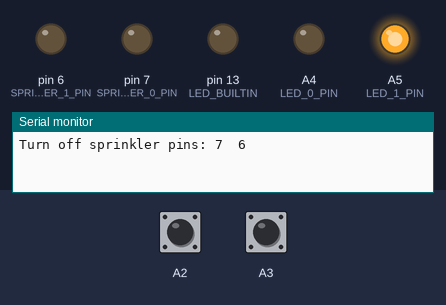
Simulated run of this sketch. Board: Arduino Uno, built with avr-gcc and run on an emulated ATmega328P. Parts: output pins drawn as LEDs (lit = HIGH), the last lines printed to the serial monitor. Inputs (shaded band) come from the test bench; at power-on: A2 HIGH, A3 HIGH.

Above: at 1.2 s.
1.3 s: A2 pulled LOW for 1 s
At 3.0 s:
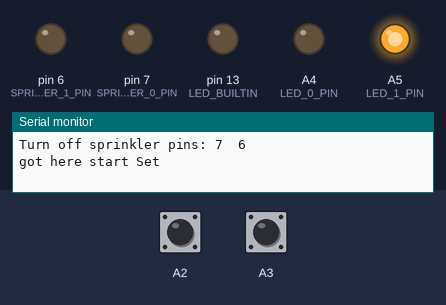
3.8 s: A3 pulled LOW for 1 s
At 4.5 s:
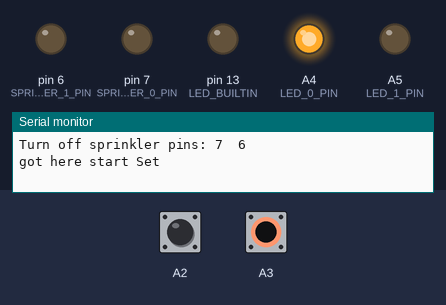
6.3 s: A2 pulled LOW for 0.15 s
At 7.6 s:
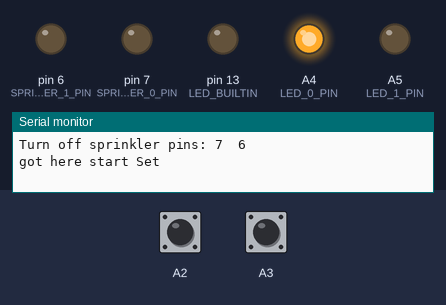
7.9 s: A3 pulled LOW for 0.15 s
At 8.8 s:
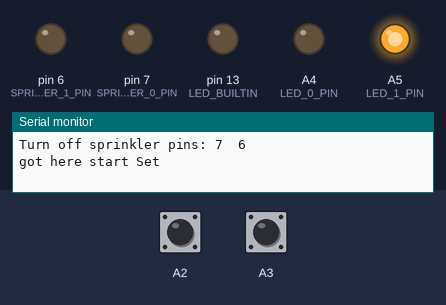
9.5 s: A3 pulled LOW for 3.2 s
At 22.6 s:
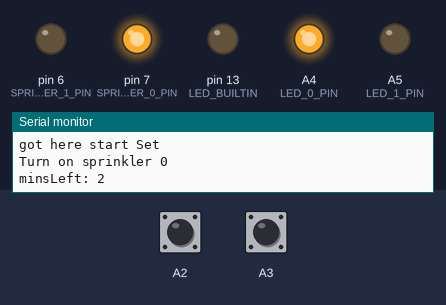
Timing chart, 0 to 23.6 s (numbered marks = the images above; inputs shaded):
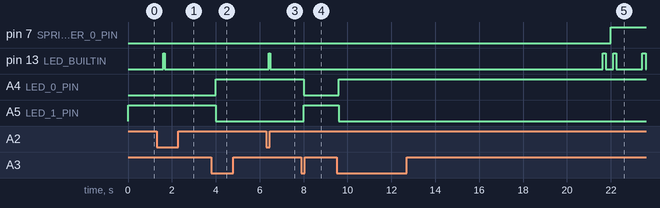

Measured:
- after the input at 1.3 s, pin 13 (LED_BUILTIN): LOW → HIGH after 0.30 s, → LOW 0.08 s later
- after the input at 3.8 s, A4 (LED_0_PIN): LOW → HIGH after 0.20 s; A5 (LED_1_PIN): HIGH → LOW after 0.20 s
- after the input at 6.3 s, pin 13 (LED_BUILTIN): LOW → HIGH after 0.10 s, → LOW 0.08 s later
- after the input at 7.9 s, A4 (LED_0_PIN): HIGH → LOW after 0.10 s; A5 (LED_1_PIN): LOW → HIGH after 0.10 s
- after the input at 9.5 s, pin 6 (SPRINKLER_1_PIN): stays LOW (without the input it goes to HIGH after 12.5 s); pin 7 (SPRINKLER_0_PIN): LOW → HIGH after 12.5 s; A4 (LED_0_PIN): LOW → HIGH after 0.10 s; A5 (LED_1_PIN): HIGH → LOW after 0.10 s

The sketch:

sprinkler_0.ino
```cpp
/*

*/

#include <arduino-timer.h>

#define LED_0_PIN A4
#define LED_1_PIN A5

#define SPRINKLER_0_PIN 7
#define SPRINKLER_1_PIN 6

#define SEL_SPRNKLR_BTN A3
#define ADD_TIME_BTN    A2

#define SET_PERIOD 20000         // Allow 20 sec for setting runtime

// 25ms Ticks of LED state
#define TICKS_MIN_H 6
#define TICKS_MIN_L 12
#define TICKS_PAUSE 36

/*
  ProgState
    - Hold program states shared by other objects.
    - One instance created and passed by pointer.
    - Implements one state transition (maybe more should be moved here).
*/
class ProgState {
  public:

    ProgState() { setup(); }

    int minsLeft;
    bool setState;
    bool runState;
    unsigned long runMillis;

    void setup() {
      minsLeft = 0;
      setState = false;
      runState = false;
      runMillis = 0;
    }

    void reset() { setup(); }

    // Blinker control will execute this at start of it's cycle
    void detect_runState() {
      if (setState && !runState && millis()>runMillis) {
        setState = false;
        runState = true;
      }
    }
};

/*
  BlinkCtrl
    - setup() code for initializing blink LED and sprinkler control pins.
    - Flashes blink LED on set minute button pushes.
    - Flashes blink LED with number of minutes left when running.
    - Turns off sprinklers on a reset and when run time expires.
*/
class BlinkCtrl {

  public:

    BlinkCtrl(uint8_t L, uint8_t S0, uint8_t S1) {
      num_mins_ticks = TICKS_MIN_H + TICKS_MIN_L;
      led = L;
      spr_0 = S0;
      spr_1 = S1;
    }

    void setup(ProgState *p) {
      ps = p;
      reset();
      pinMode(led, OUTPUT);
      digitalWrite(led, LOW);
      pinMode(spr_0, OUTPUT);
      digitalWrite(spr_0, LOW);
      pinMode(spr_1, OUTPUT);
      digitalWrite(spr_1, LOW);
    }

    void serialPrint() {
      Serial.print("Turn off sprinkler pins: ");
      Serial.print(spr_0);
      Serial.print("  ");
      Serial.println(spr_1);
    }

    void reset() {   // reset public and private vars
      serialPrint();
      state_mins = 0;
      state_ticks = 0;
      state_mins_ticks = 0;
      digitalWrite(spr_0, LOW);
      digitalWrite(spr_1, LOW);
      digitalWrite(led, LOW);
    }

    bool setProgress() {   // called from timer function lambda wrapper

      ps->detect_runState();
      if (!ps->runState) return true;

      if (ps->runState && ps->minsLeft==0 ) {
        serialPrint();
        ps->runState = false;
        digitalWrite(spr_0, LOW);
        digitalWrite(spr_1, LOW);
        return true;
      }

      if (state_ticks == 0) {
        state_ticks = ps->minsLeft*(num_mins_ticks) + TICKS_PAUSE;
        state_mins = ps->minsLeft;
        if (ps->minsLeft > 0) state_mins_ticks = num_mins_ticks;
      }

      if (state_ticks > TICKS_PAUSE) {
        if (state_mins > 0) {
          if (state_mins_ticks == num_mins_ticks)   digitalWrite(led, HIGH);
          else if (state_mins_ticks == TICKS_MIN_L) digitalWrite(led, LOW);
        }

        if (state_mins_ticks == 0) {
          if (state_mins > 0) state_mins--;
          state_mins_ticks = num_mins_ticks;
        } else state_mins_ticks--;
      }

      if (state_ticks > 0) state_ticks--;
      return true; // continue timer
    }

  private:
    ProgState *ps;
    uint8_t spr_0;
    uint8_t spr_1;
    uint8_t led;
    int state_mins;
    int state_ticks;
    int state_mins_ticks;
    int num_mins_ticks;
};

/*
  AnyButton
    - Base class with generic state management for buttons.
    - setup() phase include button pinMode settings.
    - Button transitions checked on 3 sucessive short intervals for new values.
    - Transition is checked on longer interval.
    - Handle button function is virtual.
*/
class AnyButton {

  uint8_t button;

  public:

    AnyButton(uint8_t b) { // run by child class constructors
      button = b;
    }

    void setup() {
      butState = false;
      butReleased = false;
      prevButState = false;
      pinMode(button, INPUT_PULLUP);
    }

    bool checkButton() {  // called from timer function lambda wrapper
      b_state_0 = b_state_1;
      b_state_1 = b_state_2;
      b_state_2 = digitalRead(button);

      if (!butState && b_state_0==LOW  && b_state_1==LOW  && b_state_2==LOW)  butState = true;
      if (butState  && b_state_0==HIGH && b_state_1==HIGH && b_state_2==HIGH) butReleased = true;
      return true; // continue timer
    }

    virtual void handleButAction() {}

    bool handleButton() {  // called from timer function lambda wrapper

      // Handle condition
      if (butState && !prevButState && !butReleased) handleButAction();

      // Reset condition
      if (butState && butReleased) {
        butState = false;
        butReleased = false;
      }

      prevButState = butState;
      return true; // continue timer
    }

  private:

    bool butState;
    bool prevButState;
    bool butReleased;
    uint8_t b_state_0;
    uint8_t b_state_1;
    uint8_t b_state_2;

  };

/*
  selButton
    - Select sprinkler button derived class with handler.
*/
class selButton : public AnyButton {
  public:
    selButton(uint8_t but):AnyButton(but) {}
    void setup(ProgState *p) {
      ps = p;
      AnyButton::setup();
    }

  private:

    ProgState *ps;
    void handleButAction() {
      if (!ps->runState) {
        digitalWrite(LED_0_PIN, !digitalRead(LED_0_PIN)); // toggle LED 0
        digitalWrite(LED_1_PIN, !digitalRead(LED_0_PIN)); // set to opposite of the other
      }
    }
};

/*
  addButton
    - Add time/cancel button derived class with handler.
*/
class addButton : public AnyButton {
  public:

    addButton(uint8_t but):AnyButton(but) { }

    void setup(ProgState *p, BlinkCtrl *b) {
      b_obj = b;
      ps = p;
      AnyButton::setup();
    }

  private:
    BlinkCtrl *b_obj;
    ProgState *ps;

    void handleButAction() {

      if (!ps->setState && !ps->runState) {
        ps->setState = true;
        ps->runMillis = millis() + SET_PERIOD;
        Serial.println("got here start Set");
      } else
      if (ps->runState) {
        ps->reset();
        b_obj->reset();
      }

      if ( ps->setState && ps->minsLeft < 10 ) {
        digitalWrite(LED_BUILTIN, HIGH);
        delay(75);
        digitalWrite(LED_BUILTIN, LOW);
        ps->minsLeft++;
      }
    }
};

/*
  CountDown
    - Turn sprinkler on at start of run state. (Use select LED hardware state.)
    - Check running time and subtract minutes each 60 sec. Reaching 0 triggers
      other classes to complete the run.
*/
class CountDown {

  public:
    CountDown(uint8_t L0, uint8_t L1, uint8_t S0, uint8_t S1) {
      led_0 = L0;
      led_1 = L1;
      spr_0 = S0;
      spr_1 = S1;
    }

    void setup(ProgState *p) {
      ps = p;
      pinMode(led_0, OUTPUT);
      digitalWrite(led_0, LOW);
      pinMode(led_1, OUTPUT);
      digitalWrite(led_1, HIGH);
    }

    bool checkTime() {

      if (setState_prev && !ps->setState && ps->runState) {
        // transition from setState to runState
        endTime = millis() + 60000*ps->minsLeft;

        // Turn on sprinkler corresponding to selected LED
        if      (digitalRead(led_0)) {
          Serial.println("Turn on sprinkler 0");
          digitalWrite(spr_0, HIGH);
        }
        else if (digitalRead(led_1)) {
          Serial.println("Turn on sprinkler 1");
          digitalWrite(spr_1, HIGH);
        }
        Serial.print("minsLeft: ");
        Serial.println(ps->minsLeft);

      } else if (ps->runState && ps->minsLeft>0 ) {
        // in runState
        unsigned long currTime = millis();
        unsigned long nextMin = endTime - 60000*(ps->minsLeft-1);

        if (currTime >= endTime) {
          Serial.println("minsLeft and set to 0");
          ps->minsLeft = 0;
        }
        else if ( currTime > nextMin ) {
          ps->minsLeft--;
          Serial.print("New minsLeft: ");
          Serial.println(ps->minsLeft);
        }
      }

      setState_prev = ps->setState;
      return true;
    }

  private:
    ProgState *ps;
    uint8_t led_0;
    uint8_t led_1;
    uint8_t spr_0;
    uint8_t spr_1;
    unsigned long endTime;
    bool setState_prev;
};

//------------------------------------------------------------
// Create globally scoped objects
ProgState pstate = ProgState();
BlinkCtrl blinker = BlinkCtrl(LED_BUILTIN, SPRINKLER_0_PIN, SPRINKLER_1_PIN);
selButton selectBut = selButton(SEL_SPRNKLR_BTN);
addButton addTimeBut = addButton(ADD_TIME_BTN);
CountDown countDwnTimer = CountDown(LED_0_PIN, LED_1_PIN, SPRINKLER_0_PIN, SPRINKLER_1_PIN);

auto timer = timer_create_default(); // create a timer with default settings

#define F_wrap(F) [](void *)->bool{return F();}   // Create function reference wrapper for passing non-static class function
                                                  // to timers. Defines a function that takes void * and returns bool.

// the setup function runs once when you press reset or power the board
void setup() {
  Serial.begin(9600);

  pstate.setup();

  // Class and pin setup
  blinker.setup(&pstate);
  selectBut.setup(&pstate);
  addTimeBut.setup(&pstate, &blinker);
  countDwnTimer.setup(&pstate);

  timer.every(25, F_wrap(blinker.setProgress) );

  timer.every(20,  F_wrap(selectBut.checkButton) );
  timer.every(400, F_wrap(selectBut.handleButton) );

  timer.every(20,  F_wrap(addTimeBut.checkButton) );
  timer.every(400, F_wrap(addTimeBut.handleButton) );

  timer.every(1000, F_wrap(countDwnTimer.checkTime) );
}

void loop() {
  timer.tick(); // tick the timer
}
```
